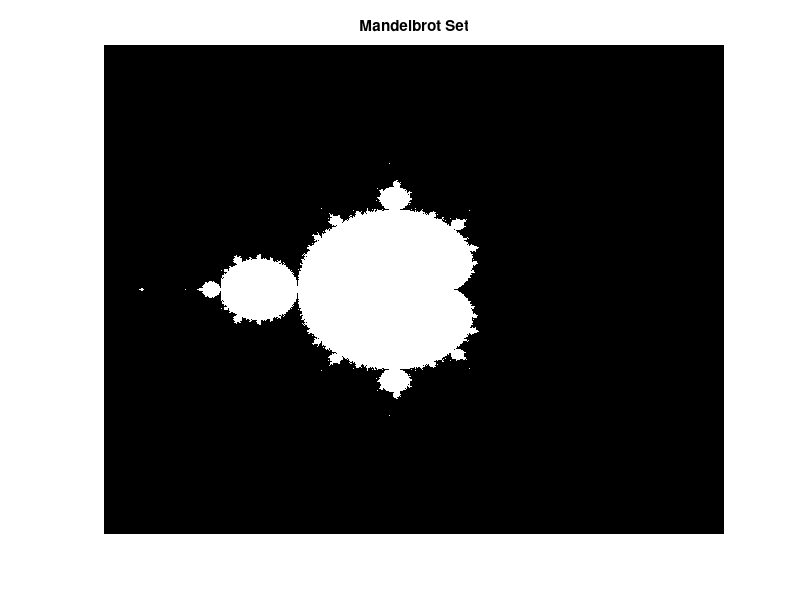

Write MATLAB code to recreate this figure.
function mandelbrot_set()
    % Parameters
    N = 1000;  % resolution
    max_iter = 100;
    bounds = [-2, 2, -2, 2];  % [xmin xmax ymin ymax]

    % Generate a 2D grid of complex numbers
    [x, y] = meshgrid(linspace(bounds(1), bounds(2), N), linspace(bounds(3), bounds(4), N));
    z = x + 1i*y;
    c = z;

    % Mandelbrot iteration
    for n = 1:max_iter
        z = z.^2 + c;
    end

    % Convert to binary image for visualization
    bw = abs(z) < 8;

    % Display
    figure;
    imagesc(bw);
    colormap([0, 0, 0; 1, 1, 1]);
    axis off;
    title('Mandelbrot Set');
end

